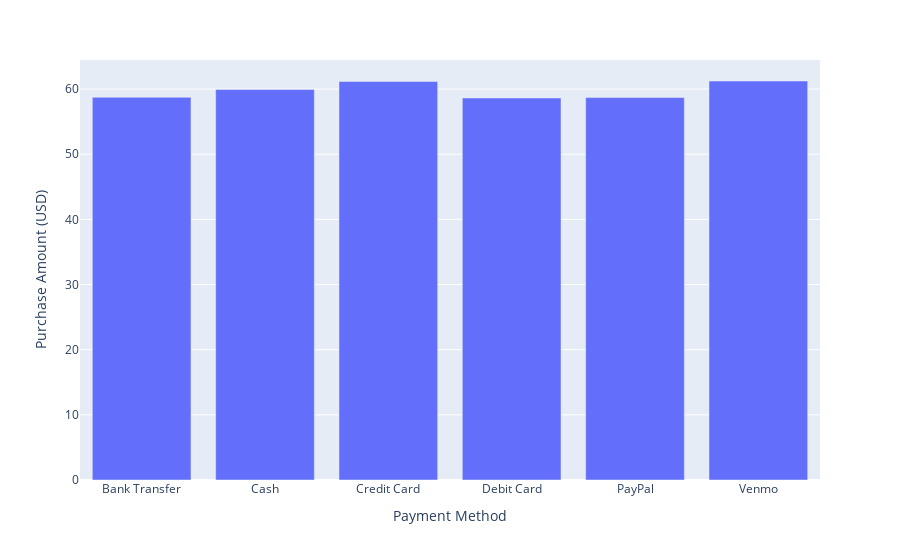

Source (notebook cell):
### Code cell
fig = px.bar(shop_groupby , x = 'Payment Method' , y = 'Purchase Amount (USD)')
fig.show()

### Figure 1 — Plotly figure (JSON) as saved in the notebook; plotly's stock layout.template omitted (floating-point values rounded to 4 significant figures)
{"data": [{"alignmentgroup": "True", "hovertemplate": "Payment Method=%{x}<br>Purchase Amount (USD)=%{y}<extra></extra>", "legendgroup": "", "marker": {"color": "#636efa", "pattern": {"shape": ""}}, "name": "", "offsetgroup": "", "orientation": "v", "showlegend": false, "textposition": "auto", "type": "bar", "x": ["Bank Transfer", "Cash", "Credit Card", "Debit Card", "PayPal", "Venmo"], "xaxis": "x", "y": [58.74, 59.93, 61.16, 58.64, 58.7, 61.24], "yaxis": "y"}], "layout": {"barmode": "relative", "legend": {"tracegroupgap": 0}, "margin": {"t": 60}, "xaxis": {"anchor": "y", "domain": [0, 1], "title": {"text": "Payment Method"}}, "yaxis": {"anchor": "x", "domain": [0, 1], "title": {"text": "Purchase Amount (USD)"}}}}
